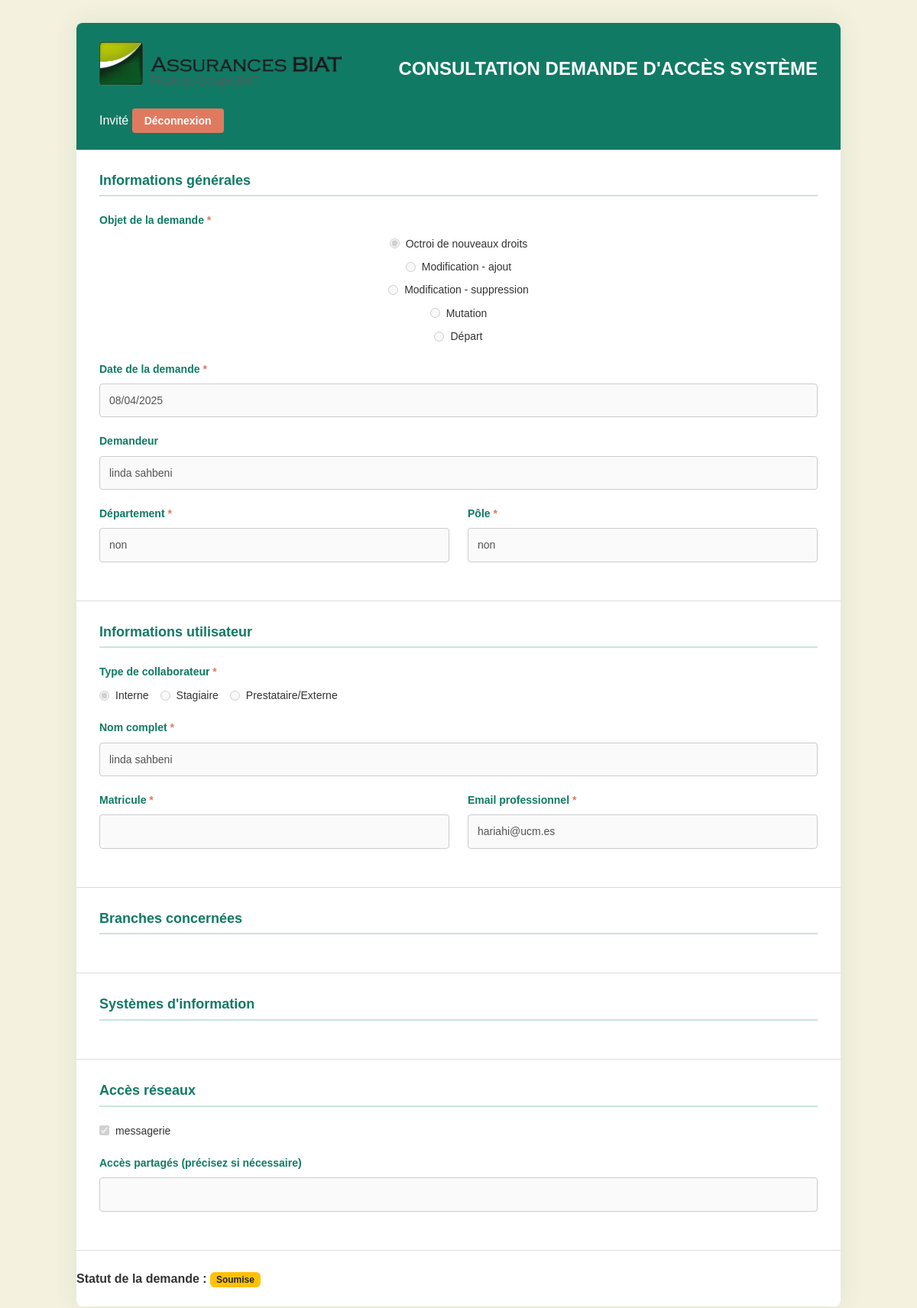
Page /demande/1/view on the earlier database version.
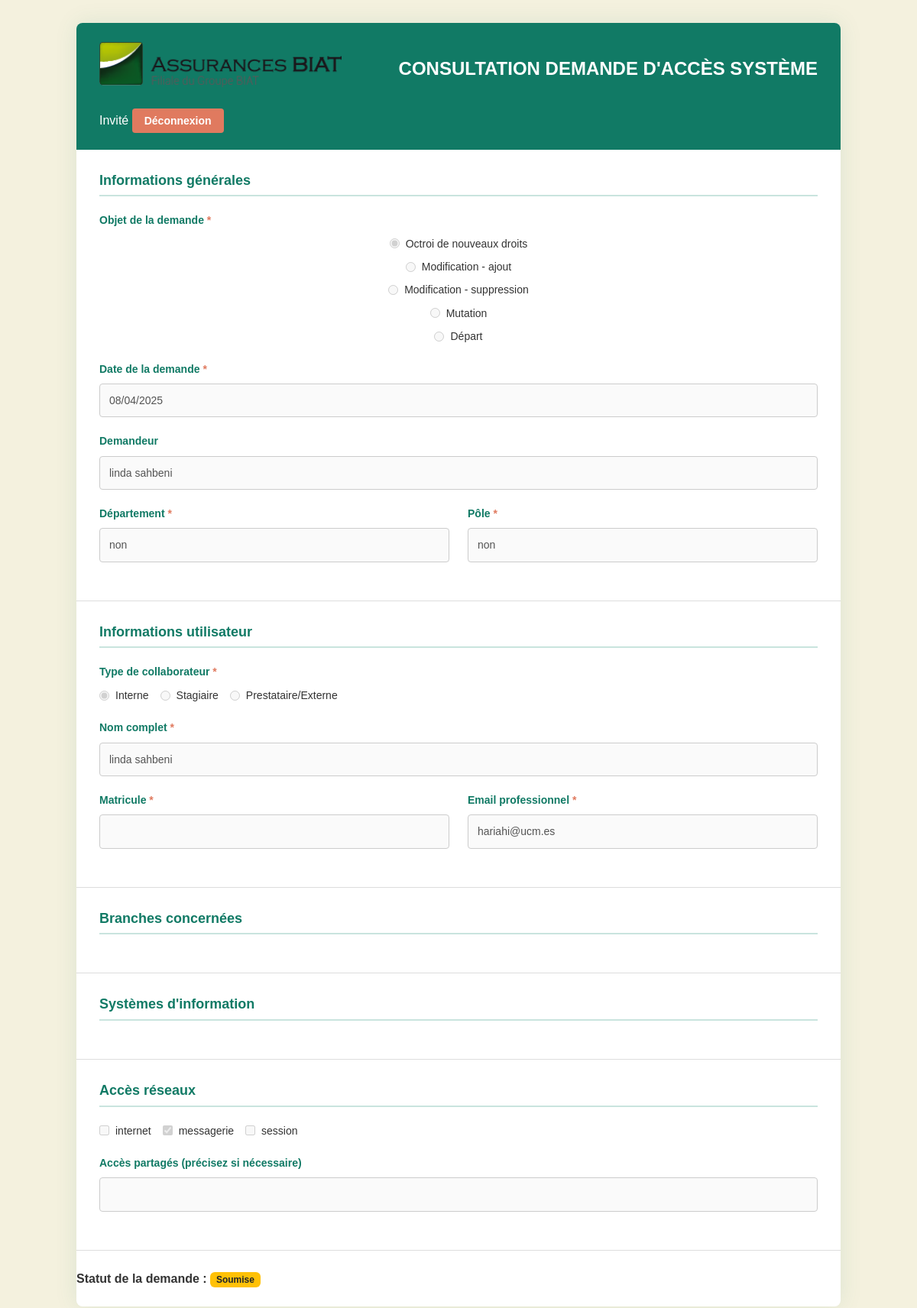
Same page on the later database version.
### tables this page shows
CREATE TABLE requests (
            id INTEGER PRIMARY KEY AUTOINCREMENT,
            user_id INTEGER NOT NULL,
            objet_demande TEXT NOT NULL,
            date_demande DATE NOT NULL,
            collaborator_type_id INTEGER,
            date_debut_stage DATE,
            date_fin_stage DATE,
            acces_partages TEXT,
            signature TEXT, status TEXT, responsable_id INTEGER, rejection_comment TEXT,
            FOREIGN KEY (user_id) REFERENCES users(id),
            FOREIGN KEY (collaborator_type_id) REFERENCES collaborator_types(id)
        );

CREATE TABLE departments (
            id INTEGER PRIMARY KEY AUTOINCREMENT,
            name TEXT NOT NULL,
            pole_id INTEGER NOT NULL,
            FOREIGN KEY (pole_id) REFERENCES poles(id)
        );

CREATE TABLE poles (
            id INTEGER PRIMARY KEY AUTOINCREMENT,
            name TEXT NOT NULL UNIQUE
        );

CREATE TABLE collaborator_types (
            id INTEGER PRIMARY KEY AUTOINCREMENT,
            name TEXT NOT NULL UNIQUE
        );

CREATE TABLE users (
            id INTEGER PRIMARY KEY AUTOINCREMENT,
            nom TEXT NOT NULL,
            prenom TEXT NOT NULL,
            email TEXT NOT NULL UNIQUE,
            department_id INTEGER,
            pole_id INTEGER,
            password TEXT NOT NULL, role TEXT,
            FOREIGN KEY (department_id) REFERENCES departments(id),
            FOREIGN KEY (pole_id) REFERENCES poles(id)
        );

CREATE TABLE network_accesses (
            id INTEGER PRIMARY KEY AUTOINCREMENT,
            name TEXT NOT NULL UNIQUE
        );

### app.py (the view)
@app.route('/demande/<int:request_id>/view')
def view_demande(request_id):
    conn = sqlite3.connect(DATABASE)
    cursor = conn.cursor()
    row = cursor.execute("SELECT * FROM requests WHERE id=?", (request_id,)).fetchone()
    if not row:
        flash("Demande introuvable.", "danger")
        conn.close()
        return redirect(url_for('mes_demandes'))
    demande = {
        "id": row[0],
        "user_id": row[1],
        "objet_demande": row[2],
        "date_demande": row[3],
        "collaborator_type_id": row[4],
        "date_debut_stage": row[5],
        "date_fin_stage": row[6],
        "acces_partages": row[7] or "",
        "signature": row[8],
        "status": row[9],
        "responsable_id": row[10],
        "rejection_comment": row[11],
    }
    cursor.execute("SELECT nom, prenom, email FROM users WHERE id = ?", (demande["user_id"],))
    user_row = cursor.fetchone()
    if user_row:
        demande["nom_complet"] = f"{user_row[0]} {user_row[1]}"
        demande["demandeur"] = demande["nom_complet"]
        demande["email"] = user_row[2]
    else:
        demande["nom_complet"] = ""
        demande["demandeur"] = ""
        demande["email"] = ""
    cursor.execute("""
        SELECT d.name, p.name
        FROM users u
        LEFT JOIN departments d ON u.department_id = d.id
        LEFT JOIN poles p ON u.pole_id = p.id
        WHERE u.id = ?
    """, (demande["user_id"],))
    dep_pole = cursor.fetchone()
    demande["departement"] = dep_pole[0] if dep_pole else ""
    demande["pole"] = dep_pole[1] if dep_pole else ""
    cursor.execute("SELECT name FROM collaborator_types WHERE id = ?", (demande["collaborator_type_id"],))
    ct = cursor.fetchone()
    demande["collaborator_type"] = ct[0] if ct else ""
    demande["matricule"] = ""
    cursor.execute("""
        SELECT b.name FROM branches_requests br
        JOIN branches b ON br.branch_id = b.id
        WHERE br.request_id = ?
    """, (request_id,))
    demande["branches"] = [r[0] for r in cursor.fetchall()]
    cursor.execute("SELECT name FROM branches ORDER BY name")
    all_branches = [row[0] for row in cursor.fetchall()]
    cursor.execute("""
        SELECT na.name
        FROM request_network_accesses rna
        JOIN network_accesses na ON rna.network_access_id = na.id
        WHERE rna.request_id = ?
    """, (request_id,))
    demande["network_access"] = [r[0] for r in cursor.fetchall()]
    cursor.execute("SELECT name FROM network_accesses ORDER BY name")
    all_network_accesses = [row[0] for row in cursor.fetchall()]
    cursor.execute("""
        SELECT b.name, s.name, p.name, rsp.environment
        FROM request_system_profiles rsp
        JOIN profiles p ON rsp.profile_id = p.id
        JOIN systems s ON rsp.system_id = s.id
        JOIN branches b ON p.branch_id = b.id
        WHERE rsp.request_id = ?
    """, (request_id,))
    profils_env = {}
    for branch, system, profile, env in cursor.fetchall():
        profils_env.setdefault(branch, {}).setdefault(f"{system} - {profile}", []).append(env)
    demande["profils_env"] = profils_env
    for key in [
        "objet_demande", "date_demande", "demandeur", "departement", "pole", "collaborator_type",
        "date_debut_stage", "date_fin_stage", "nom_complet", "matricule", "email",
        "branches", "profils_env", "network_access", "acces_partages"
    ]:
        if key not in demande:
            if key in ["branches", "network_access"]:
                demande[key] = []
            elif key == "profils_env":
                demande[key] = {}
            else:
                demande[key] = ""
    conn.close()
    return render_template(
        'view_demande.html',
        demande=demande,
        all_branches=all_branches,
        all_network_accesses=all_network_accesses
    )

### templates/view_demande.html (shortened to what this page needs)
<!DOCTYPE html>
<html lang="fr">
<head>
  <link href="https://cdn.jsdelivr.net/npm/bootstrap@5.3.3/dist/css/bootstrap.min.css" rel="stylesheet" />
  <link rel="stylesheet" href="{{ url_for('static', filename='css/biat-form.css') }}">
</head>
<body>
  <div class="biat-container">
    <div class="biat-header">
      <div class="biat-header-left">
        <img src="{{ url_for('static', filename='images/logo.png') }}" alt="Assurances BIAT" class="biat-logo" />
      </div>
      <div class="biat-header-center">
        <h1 class="biat-title">CONSULTATION DEMANDE D'ACCÈS SYSTÈME</h1>
      </div>
      <div class="biat-header-right">
        <span>{{ session.get('user') or 'Invité' }}</span>
        <a href="{{ url_for('logout') }}" class="logout-btn">Déconnexion</a>
      </div>
    </div>
    <form>
      <fieldset disabled>
      <div class="biat-form-section">
        <h3 class="biat-section-title">Informations générales</h3>
        <div class="biat-form-group">
          <label class="biat-label biat-required">Objet de la demande</label>
          <div class="biat-radio-group" style="flex-direction: column; gap: 8px;">
            {% for v in ['Octroi de nouveaux droits', 'Modification - ajout', 'Modification - suppression', 'Mutation', 'Départ'] %}
              <label class="biat-radio">
                <input type="radio" name="objet_demande" value="{{ v }}" {% if demande.objet_demande == v %}checked{% endif %}> {{ v }}
              </label>
            {% endfor %}
          </div>
        </div>
        <div class="biat-form-group">
          <label class="biat-label biat-required">Date de la demande</label>
          <input type="date" name="date_demande" class="biat-input" value="{{ demande.date_demande }}">
        </div>
        <div class="biat-form-group">
          <label class="biat-label">Demandeur</label>
          <input type="text" class="biat-input" value="{{ demande.demandeur }}">
        </div>
        <div class="row">
          <div class="col-md-6">
            <div class="biat-form-group">
              <label class="biat-label biat-required">Département</label>
              <input type="text" name="departement" class="biat-input" value="{{ demande.departement }}">
            </div>
          </div>
          <div class="col-md-6">
            <div class="biat-form-group">
              <label class="biat-label biat-required">Pôle</label>
              <input type="text" name="pole" class="biat-input" value="{{ demande.pole }}">
            </div>
          </div>
        </div>
      </div>
      <div class="biat-form-section">
        <h3 class="biat-section-title">Informations utilisateur</h3>
        <div class="biat-form-group">
          <label class="biat-label biat-required">Type de collaborateur</label>
          <div class="biat-radio-group">
            {% for v, label in [('interne', 'Interne'), ('stagiaire', 'Stagiaire'), ('externe', 'Prestataire/Externe')] %}
              <label class="biat-radio">
                <input type="radio" name="collaborator_type" value="{{ v }}" {% if demande.collaborator_type == v %}checked{% endif %}>
                {{ label }}
              </label>
            {% endfor %}
          </div>
        </div>
        <div class="biat-form-group">
          <label class="biat-label biat-required">Nom complet</label>
          <input type="text" name="nom_complet" class="biat-input" value="{{ demande.nom_complet }}">
        </div>
        <div class="row">
          <div class="col-md-6">
            <div class="biat-form-group">
              <label class="biat-label biat-required">Matricule</label>
              <input type="text" name="matricule" class="biat-input" value="{{ demande.matricule }}">
            </div>
          </div>
          <div class="col-md-6">
            <div class="biat-form-group">
              <label class="biat-label biat-required">Email professionnel</label>
              <input type="email" name="email" class="biat-input" value="{{ demande.email }}">
            </div>
          </div>
        </div>
      </div>
      <div class="biat-form-section">
        <h3 class="biat-section-title">Branches concernées</h3>
      </div>
      <div class="biat-form-section">
        <h3 class="biat-section-title">Systèmes d'information</h3>
      </div>
      <div class="biat-form-section">
        <h3 class="biat-section-title">Accès réseaux</h3>
        <div class="biat-checkbox-group">
          {% for net in all_network_accesses %}
            <label class="biat-checkbox">
              <input type="checkbox" {% if net in demande.network_access %}checked{% endif %} disabled>
              {{ net }}
            </label>
          {% endfor %}
        </div>
        <div class="biat-form-group" style="margin-top: 20px;">
          <label class="biat-label">Accès partagés (précisez si nécessaire)</label>
          <input type="text" name="acces_partages" class="biat-input" value="{{ demande.acces_partages }}">
        </div>
      </div>
      </fieldset>
    </form>
    <div class="mt-4">
      <strong>Statut de la demande :</strong>
      {% if demande.status == 'validé' %}
        <span class="badge bg-success">Validée</span>
      {% elif demande.status == 'cloturée' %}
        <span class="badge bg-secondary">Clôturée</span>
      {% elif demande.status == 'soumis' %}
        <span class="badge bg-warning text-dark">Soumise</span>
      {% elif demande.status == 'traité' %}
        <span class="badge bg-info text-dark">Traitée</span>
      {% elif demande.status == 'en traitement' %}
        <span class="badge bg-primary">En traitement</span>
      {% else %}
        <span class="badge bg-light text-dark">{{ demande.status }}</span>
      {% endif %}
    </div>
  </div>
</body>
</html>

### static/css/biat-form.css (style rules this page uses)
:root { --primary-color: #117A65; --accent-color: #E07A5F; --background-color: #F4F1DE; --text-color: #333333; --medium-gray: #8E8D8A; --success-color: #4CAF50; --warning-color: #F44336; --white: #FFFFFF; }
body { font-family: 'Montserrat', sans-serif; background-color: var(--background-color); color: var(--text-color); line-height: 1.6; }
.biat-container { max-width: 1000px; margin: 30px auto; background: var(--white); box-shadow: 0 0 30px rgba(17, 122, 101, 0.1); border-radius: 8px; overflow: hidden; }
.biat-header { background-color: var(--primary-color); padding: 25px 30px; color: var(--white); display: flex; align-items: center; justify-content: space-between; flex-wrap: wrap; gap: 15px; }
.biat-header-left { display: flex; align-items: center; gap: 15px; }
.logout-btn { background-color: var(--accent-color); border: none; color: var(--white); padding: 8px 16px; font-weight: 600; font-size: 14px; border-radius: 4px; cursor: pointer; transition: background-color 0.3s ease; text-decoration: none; white-space: nowrap; }
.biat-logo { height: 60px; margin-bottom: 15px; }
.biat-title { font-size: 24px; font-weight: 700; margin-bottom: 5px; text-transform: uppercase; }
.biat-form-section { padding: 30px; border-bottom: 1px solid #ddd; }
.biat-section-title { color: var(--primary-color); font-size: 18px; font-weight: 600; margin-bottom: 20px; padding-bottom: 8px; border-bottom: 2px solid #C9E4DE; }
.biat-form-group { margin-bottom: 20px; }
.biat-label { font-weight: 600; color: var(--primary-color); margin-bottom: 8px; display: block; font-size: 14px; }
.biat-input { width: 100%; padding: 10px 12px; border: 1px solid #ccc; border-radius: 4px; font-size: 14px; transition: all 0.3s; }
.biat-radio-group, .biat-checkbox-group { display: flex; flex-wrap: wrap; gap: 15px; align-items: center; }
.biat-radio, .biat-checkbox { display: flex; align-items: center; gap: 8px; font-size: 14px; color: var(--text-color); }
.biat-required:after { content: " *"; color: var(--accent-color); }

### templates/view_demande.html (style rules this page uses)
input[readonly], input[disabled], select[disabled], textarea[readonly], textarea[disabled] { background-color: #f3f3f3 !important; color: #888 !important; cursor: not-allowed; pointer-events: none; }

Differences in the rows shown:
added network_accesses: name "internet"
added network_accesses: name "session"
